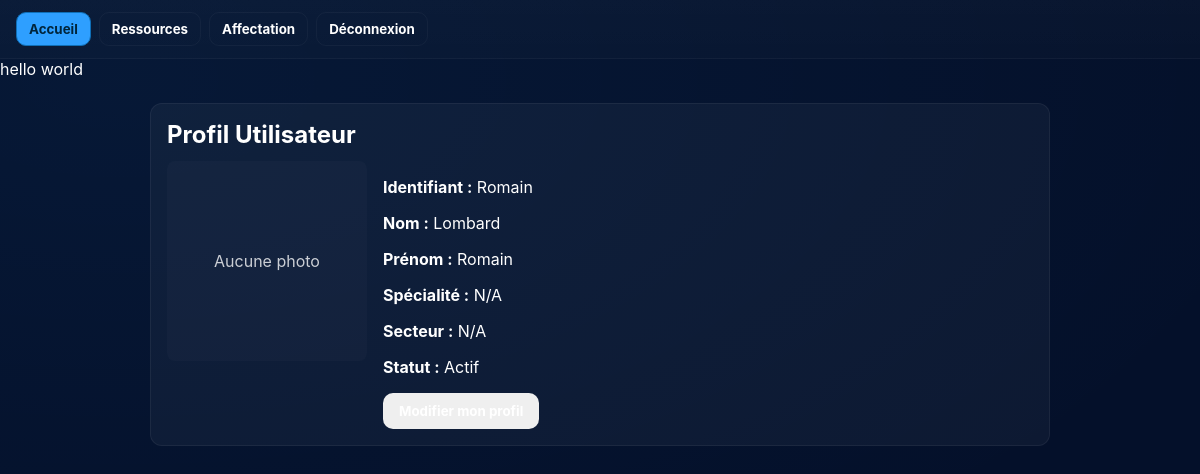
Before: /index.php?page=home (signed in) with the older database file.
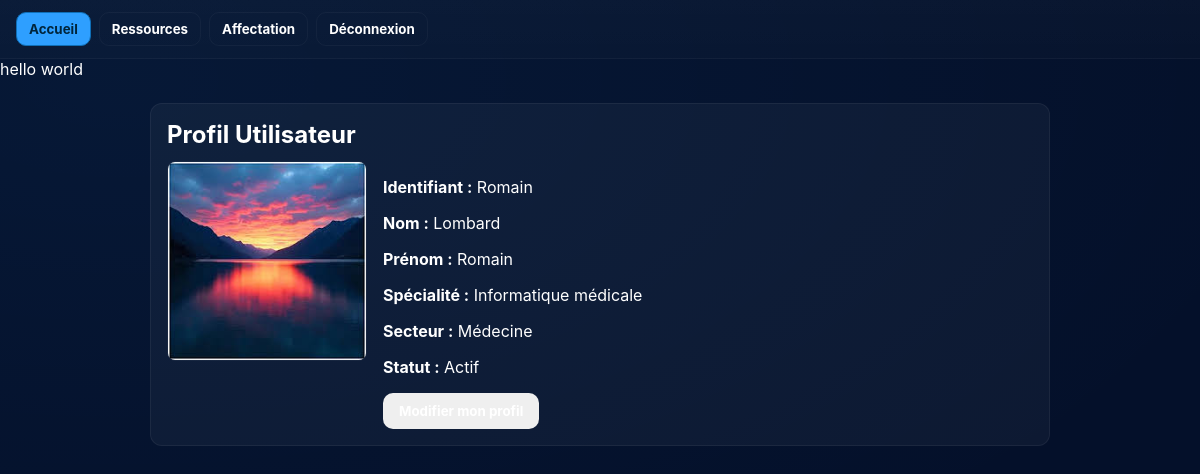
After: the same page with the newer database file.
### tables this page shows
CREATE TABLE `User` (
  `id` int NOT NULL,
  `identifiant` varchar(100) NOT NULL,
  `mdp` varchar(255) NOT NULL,
  `nom` varchar(100) NOT NULL,
  `prenom` varchar(100) NOT NULL,
  `idSpecialite` int DEFAULT NULL,
  `idSecteur` int DEFAULT NULL,
  `statut` enum('Actif','Repos','Malade','Danger') DEFAULT 'Actif',
  `lienPDP` text
);

CREATE TABLE `Specialite` (
  `id` int NOT NULL,
  `nom` varchar(100) NOT NULL
);

CREATE TABLE `Secteur` (
  `id` int NOT NULL,
  `nom` varchar(100) NOT NULL
);

### controller/user.php (called while the page is built, shortened)
<?php
function getLocalPDO(): PDO
{
    $dsn = 'mysql:host=127.0.0.1;dbname=orbibase;charset=utf8mb4';
    $dbUser = 'root';
    $dbPass = '';
    return new PDO($dsn, $dbUser, $dbPass, [
        PDO::ATTR_ERRMODE => PDO::ERRMODE_EXCEPTION,
        PDO::ATTR_DEFAULT_FETCH_MODE => PDO::FETCH_ASSOC,
    ]);
}
function getUserById($userId) {
    $pdo = getLocalPDO();
    $sql = "SELECT u.id, u.identifiant, u.nom, u.prenom, u.idSpecialite, u.idSecteur, u.statut, u.lienPDP,
                   s.nom AS specialite, se.nom AS secteur
            FROM `User` u
            LEFT JOIN Specialite s ON u.idSpecialite = s.id
            LEFT JOIN Secteur se ON u.idSecteur = se.id
            WHERE u.id = :id LIMIT 1";
    $stmt = $pdo->prepare($sql);
    $stmt->bindParam(':id', $userId, PDO::PARAM_INT);
    $stmt->execute();
    return $stmt->fetch(PDO::FETCH_ASSOC);
}

### vues/vueUtilisateur.php (the view, shortened to what this page needs)
<?php
require_once __DIR__ . '/../controller/user.php';
$viewerId = $_SESSION['user_id'] ?? null;
$profileId = isset($_GET['id']) && $_GET['id'] !== '' ? (int) $_GET['id'] : $viewerId;
$user = getUserById($profileId);
?>
<section class="profile-card">
    <h2 class="profile-title">Profil Utilisateur</h2>
    <div class="profile-main">
        <div class="profile-photo">
            <?php if (!empty($user['lienPDP'])): ?>
                <img src="<?php echo htmlspecialchars($user['lienPDP']); ?>" alt="Photo de <?php echo htmlspecialchars($user['identifiant']); ?>" />
            <?php else: ?>
                <div class="profile-photo--placeholder">Aucune photo</div>
            <?php endif; ?>
        </div>
        <div class="profile-info">
            <p><strong>Identifiant :</strong> <?php echo htmlspecialchars($user['identifiant']); ?></p>
            <p><strong>Nom :</strong> <?php echo htmlspecialchars($user['nom']); ?></p>
            <p><strong>Prénom :</strong> <?php echo htmlspecialchars($user['prenom']); ?></p>
            <p><strong>Spécialité :</strong> <?php echo htmlspecialchars($user['specialite'] ?? 'N/A'); ?></p>
            <p><strong>Secteur :</strong> <?php echo htmlspecialchars($user['secteur'] ?? 'N/A'); ?></p>
            <p><strong>Statut :</strong> <?php echo htmlspecialchars($user['statut']); ?></p>
            <?php if ($viewerId !== null && $viewerId === $profileId): ?>
                <div class="profile-actions">
                    <button class="btn" id="toggle-edit">Modifier mon profil</button>
                </div>
            <?php endif; ?>
        </div>
    </div>
</section>

Changed rows visible on the page:
changed user "Romain": lienPDP: picture added; idSpecialite.nom (not shown) → "Informatique médicale"; idSecteur.nom (not shown) → "Médecine"
Other visible differences:
$user['specialite']: "N/A" → (not shown)
$user['secteur']: "N/A" → (not shown)
text no longer shown: "Aucune photo"
